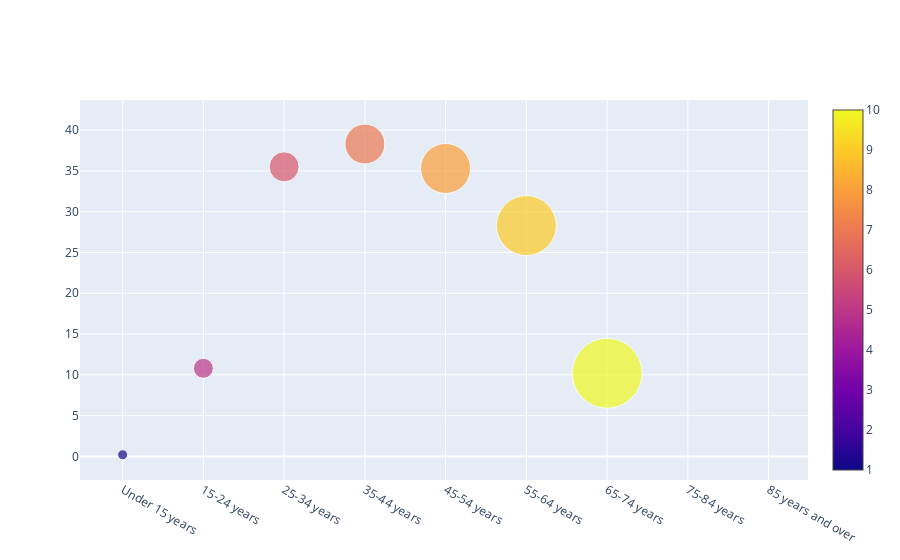

Notebook code for this chart:
### Code cell
import plotly.graph_objects as go

fig = go.Figure(data=go.Scatter(
    x= filtered_data['STUB_LABEL'],
    y=filtered_data['ESTIMATE'],
    mode='markers',
    marker=dict(
        color=[1, 5, 6, 7, 8, 9, 10],
        size=[10, 20, 30, 40, 50, 60, 70],
        showscale=True
        )
))

fig.show()

### Figure 1 — Plotly figure (JSON) as saved in the notebook; plotly's stock layout.template omitted (floating-point values rounded to 4 significant figures)
{"data": [{"marker": {"color": [1, 5, 6, 7, 8, 9, 10], "showscale": true, "size": [10, 20, 30, 40, 50, 60, 70]}, "mode": "markers", "type": "scatter", "x": ["Under 15 years", "15-24 years", "25-34 years", "35-44 years", "45-54 years", "55-64 years", "65-74 years", "75-84 years", "85 years and over", "Under 15 years", "15-24 years", "25-34 years", "35-44 years", "45-54 years", "55-64 years", "65-74 years", "75-84 years", "85 years and over", "Under 15 years", "15-24 years", "25-34 years", "35-44 years", "45-54 years", "55-64 years", "65-74 years", "75-84 years", "85 years and over", "Under 15 years", "15-24 years", "25-34 years", "35-44 years", "45-54 years", "55-64 years", "65-74 years", "75-84 years", "85 years and over", "Under 15 years", "15-24 years", "25-34 years", "35-44 years", "45-54 years", "55-64 years", "65-74 years", "75-84 years", "85 years and over", "Under 15 years", "15-24 years", "25-34 years", "35-44 years", "45-54 years", "55-64 years", "65-74 years", "75-84 years", "85 years and over"], "y": [0.2, 10.8, 35.5, 38.3, 35.3, 28.3, 10.2, 3.9, 3.8, 0.1, 8.4, 28.1, 27.7, 23, 17.2, 5.7, 1.4, 0.9, 0, 1.6, 5.2, 6.7, 7, 6.5, 2.6, 1.1, 0.7, null, 0.3, 1.3, 1.8, 1.7, 1.6, 0.6, null, null, 0, 6.1, 20.9, 19.6, 14.7, 9.5, 2.6, 0.4, null, null, 2.7, 10.2, 9.1, 7, 4.9, 1.4, null, null]}], "layout": {}}
